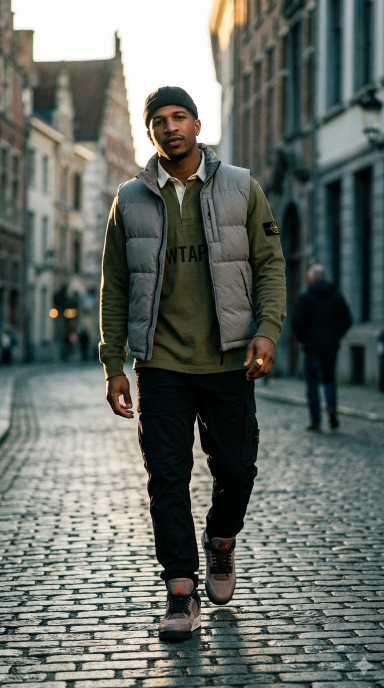
#> input picture projects/vawn/Social_Media_Exports/vawn-cobblestone-stone-island-vest-olive.png, 768 x 1376 px, given as the content of the folder C:/Users/rdyal/Vawn/Vawn Pics, which was not available (shown at 1/2 size)
$ python lyric_card_agent.py
#> lines starting #> are read from the running program, lines starting #| are printed output that depends on the picture; pictures that were not available may be replaced by others from this repository, and a replacement may not be noted
### projects/vawn/vawn_config.py
"""
vawn_config.py — Shared config, paths, and helpers for the Vawn Research Company.
"""

import json
import sys
from datetime import date, datetime
from pathlib import Path

VAWN_DIR = Path(r"C:\Users\rdyal\Vawn")
VAWN_PICS = VAWN_DIR / "Vawn Pics"
RESEARCH_DIR = VAWN_DIR / "research"
EXPORTS_DIR = VAWN_DIR / "Social_Media_Exports"
CONFIG_FILE = VAWN_DIR / "config.json"
CREDS_FILE = VAWN_DIR / "credentials.json"

DAILY_BRIEF = RESEARCH_DIR / "daily_brief.json"
CONTENT_CALENDAR = RESEARCH_DIR / "content_calendar.json"
ENGAGEMENT_LOG = RESEARCH_DIR / "engagement_log.json"
METRICS_LOG = RESEARCH_DIR / "metrics_log.json"
RESEARCH_LOG = RESEARCH_DIR / "research_log.json"
NOTEBOOKLM_STATE = RESEARCH_DIR / "notebooklm_state.json"

CATALOG_HTML = Path(
    r"C:\Users\rdyal\AppData\Roaming\Claude\local-agent-mode-sessions"
    r"\0d5764c2-382f-48eb-875d-761cc921ef55"
    r"\c5698935-ad26-414c-9f36-80b1831d1e37"
    r"\local_7329a933-2b6e-4f75-b000-a7611d71b068"
    r"\outputs\vawn-catalog.html"
)

EXPORT_FOLDER = "Social_Media_Exports"  # single 1080×1920 (9:16) for all platforms

PILLAR_SCHEDULE = {
    0: "Awareness",
    1: "Lyric",
    2: "BTS",
    3: "Engagement",
    4: "Conversion",
    5: "Audience",
    6: "Video",
}

COMPARABLE_ARTISTS = ["JID", "6LACK", "Killer Mike", "Dreamville", "Baby Keem", "Smino", "Saba"]

VAWN_PROFILE = """Vawn is a Brooklyn-raised, Atlanta-based hip-hop artist. Wife and 1-year-old twin girls.
Sound: psychedelic boom bap, authoritative Atlanta trap, polished trap-soul, orchestral soul hip-hop. NO gospel.
Cadence: T.I. authority + J. Cole depth.
Thematic territories: Fear of Failure, Dependability, Love, Journey.
Brand: anti-hype, quiet authority, pattern recognition, long-game mentality, earned confidence.
11-track debut album in progress."""


def load_json(path):
    p = Path(path)
    if p.exists():
        return json.loads(p.read_text(encoding="utf-8"))
    return {}


def save_json(path, data):
    Path(path).write_text(json.dumps(data, indent=2, default=str), encoding="utf-8")


# [4 lines left out: function get_anthropic_client, not called in this run]


def log_run(agent_name, status, detail=""):
    log = load_json(RESEARCH_LOG)
    today = str(date.today())
    if today not in log:
        log[today] = []
    log[today].append({
        "agent": agent_name,
        "status": status,
        "detail": detail[:500],
        "time": datetime.now().isoformat(),
    })
    save_json(RESEARCH_LOG, log)


def today_str():
    return str(date.today())

### projects/vawn/lyric_card_agent.py
"""
lyric_card_agent.py — Renders lyric card images (bar text on Vawn photo).
Reads content_calendar.json for today's lyric, renders to all 8 export folders.
Schedule: Windows Task Scheduler, 6:30am daily.
"""

import os
import random
import sys
sys.path.insert(0, r"C:\Users\rdyal\Vawn")
from pathlib import Path
from PIL import Image, ImageDraw, ImageFont, ImageFilter
from vawn_config import (
    load_json, CONTENT_CALENDAR, VAWN_DIR, VAWN_PICS, EXPORTS_DIR,
    log_run, today_str,
)

# Single output: 1080×1920 (9:16) for all platforms
TARGET_W, TARGET_H = 1080, 1920


def pick_base_image(keywords=None):
    images = [
        f for f in os.listdir(VAWN_PICS)
        if f.lower().endswith((".png", ".jpg", ".jpeg"))
        and f.startswith("vawn-")
    ]
    if not images:
        raise RuntimeError("No vawn- prefixed images found in Vawn Pics folder")
    if keywords:
        kw_lower = [k.lower() for k in keywords]
        matched = [f for f in images if any(k in f.lower() for k in kw_lower)]
        if matched:
            images = matched
    return VAWN_PICS / random.choice(images)


def get_font(size):
    for path in [
        "C:/Windows/Fonts/arialbd.ttf",
        "C:/Windows/Fonts/Arial_Bold.ttf",
        "C:/Windows/Fonts/verdanab.ttf",
    ]:
        try:
            return ImageFont.truetype(path, size)
        except Exception:
            continue
    return ImageFont.load_default()


def wrap_text(text, font, max_width, draw):
    words = text.split()
    lines = []
    current = ""
    for word in words:
        test = f"{current} {word}".strip()
        bbox = draw.textbbox((0, 0), test, font=font)
        if bbox[2] - bbox[0] <= max_width:
            current = test
        else:
            if current:
                lines.append(current)
            current = word
    if current:
        lines.append(current)
    return lines


# [154 lines left out: functions _render_classic, _render_minimal, _render_split, not called in this run]


def _render_bold(img, bar_text, target_w, target_h):
    """Template 4: BOLD — full photo darkened to 40% opacity, very large centered text, no overlay box."""
    bg = img.copy().resize((target_w, target_h), Image.LANCZOS)
    # Darken to 40% opacity (keep 40% of pixel brightness)
    bg = bg.point(lambda p: int(p * 0.40))

    draw = ImageDraw.Draw(bg)
    margin = int(target_w * 0.08)
    max_text_w = target_w - (margin * 2)

    bar_font_size = max(48, target_h // 16)
    bar_font = get_font(bar_font_size)
    lines = wrap_text(f'"{bar_text}"', bar_font, max_text_w, draw)

    attr_font_size = max(24, target_h // 36)
    attr_font = get_font(attr_font_size)

    line_height = bar_font_size + 10
    text_block_h = len(lines) * line_height
    attr_gap = 24
    total_h = text_block_h + attr_gap + attr_font_size

    # Center everything vertically and horizontally
    start_y = (target_h - total_h) // 2

    y = start_y
    for line in lines:
        bbox = draw.textbbox((0, 0), line, font=bar_font)
        tw = bbox[2] - bbox[0]
        x = (target_w - tw) // 2
        # Drop shadow for readability
        draw.text((x + 3, y + 3), line, font=bar_font, fill=(0, 0, 0))
        draw.text((x, y), line, font=bar_font, fill=(255, 255, 255))
        y += line_height

    # Attribution — centered below
    y += attr_gap
    attr_text = "— VAWN"
    bbox = draw.textbbox((0, 0), attr_text, font=attr_font)
    tw = bbox[2] - bbox[0]
    draw.text(((target_w - tw) // 2, y), attr_text, font=attr_font, fill=(201, 168, 76))

    return bg


def render_lyric_card(img_path, bar_text, track_name, target_w, target_h, template=1):
    """Render a lyric card using one of 4 visual templates.

    Args:
        img_path: Path to the base Vawn photo.
        bar_text: The lyric quote to display.
        track_name: Kept for backward compatibility — never displayed.
        target_w: Output width (1080).
        target_h: Output height (1920).
        template: Visual template 1-4 (CLASSIC, MINIMAL, SPLIT, BOLD).

    Returns:
        PIL Image of the rendered card.
    """
    img = Image.open(img_path).convert("RGB")

    if template == 2:
        return _render_minimal(bar_text, target_w, target_h)
    elif template == 3:
        return _render_split(img, bar_text, target_w, target_h)
    elif template == 4:
        return _render_bold(img, bar_text, target_w, target_h)
    else:
        return _render_classic(img, bar_text, target_w, target_h)


def main():
    print("\n=== Lyric Card Agent ===\n")

    calendar = load_json(CONTENT_CALENDAR)
    today = today_str()

    entry = None
    for day in calendar.get("calendar", []):
        if day.get("date") == today:
            entry = day
            break

    if not entry:
        print("[WARN] No calendar entry for today — using fallback")
        bar = "I don't carry anger — I carry receipts"
        track = "GOT THAT IN WRITING"
        keywords = ["studio", "urban"]
    else:
        slot = entry.get("slots", {}).get("morning", {})
        bar = slot.get("anchor_line", "Still moving — that's the only code")
        track = slot.get("anchor_track", "STILL MOVING")
        keywords = slot.get("image_keyword", [])

    img_path = pick_base_image(keywords)
    print(f"[OK] Base image: {img_path.name}")
    print(f"[OK] Bar: {bar}")

    template = random.randint(1, 4)
    print(f"[OK] Template: {template}")

    filename = f"lyric-card-{today}.png"

    EXPORTS_DIR.mkdir(exist_ok=True)
    card = render_lyric_card(img_path, bar, "", TARGET_W, TARGET_H, template=template)
#> in render_lyric_card, img is the input picture: PIL image 768x1376 RGB; mean R, G, B 101.3, 107.5, 101.3
#> in _render_bold, `bg = bg.point(lambda p: int(p * 0.40))`:
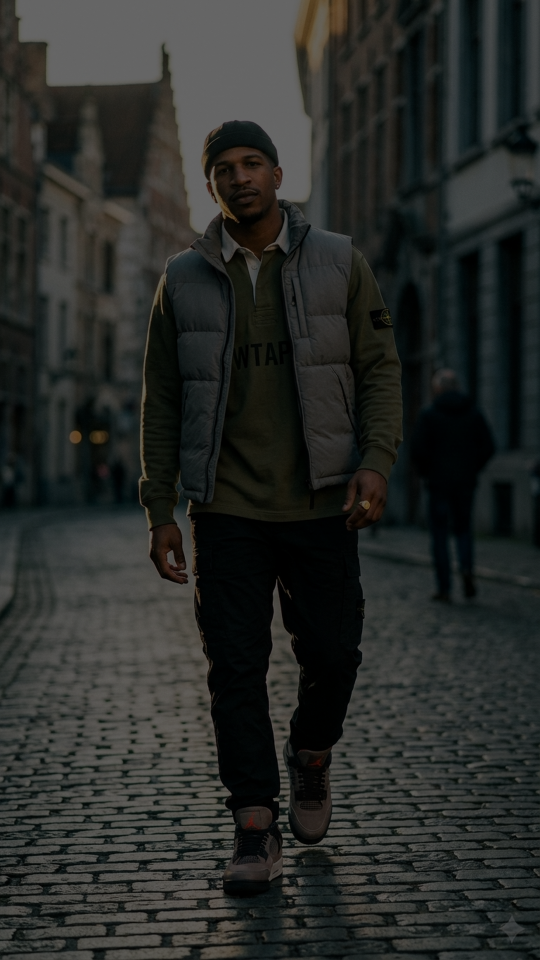
#> bg: PIL image 1080x1920 RGB (shown at 1/2 size); mean R, G, B 40.1, 42.6, 40.1
#> in _render_bold, `lines = wrap_text(f'"{bar_text}"', bar_font, max_text_w, draw)`: lines = ['"I don\'t carry', 'anger — I', 'carry receipts"']
#> in _render_bold, `text_block_h = len(lines) * line_height`: text_block_h = 390
#> in _render_bold, `total_h = text_block_h + attr_gap + attr_font_size`: total_h = 467
#> in _render_bold, `start_y = (target_h - total_h) // 2`: start_y = 726
#> the loop in _render_bold, `for line in lines:` made 3 passes
#> (line, bbox, tw, x, y) on passes 1 to 3: ('"I don\'t carry', (0, 21, 780, 137), 780, 150, 856), ('anger — I', (0, 25, 581, 137), 581, 249, 986), ('carry receipts"', (0, 21, 880, 137), 880, 100, 1116)
#> after the loop in _render_bold, `for line in lines:`: y = 1116
#> in _render_bold, `y += attr_gap`: y = 1140
#> in _render_bold, `bbox = draw.textbbox((0, 0), attr_text, font=attr_font)`: bbox = (0, 11, 228, 50)
#> in _render_bold, `tw = bbox[2] - bbox[0]`: tw = 228
#> in render_lyric_card, `return _render_bold(img, bar_text, target_w, target_h)`:
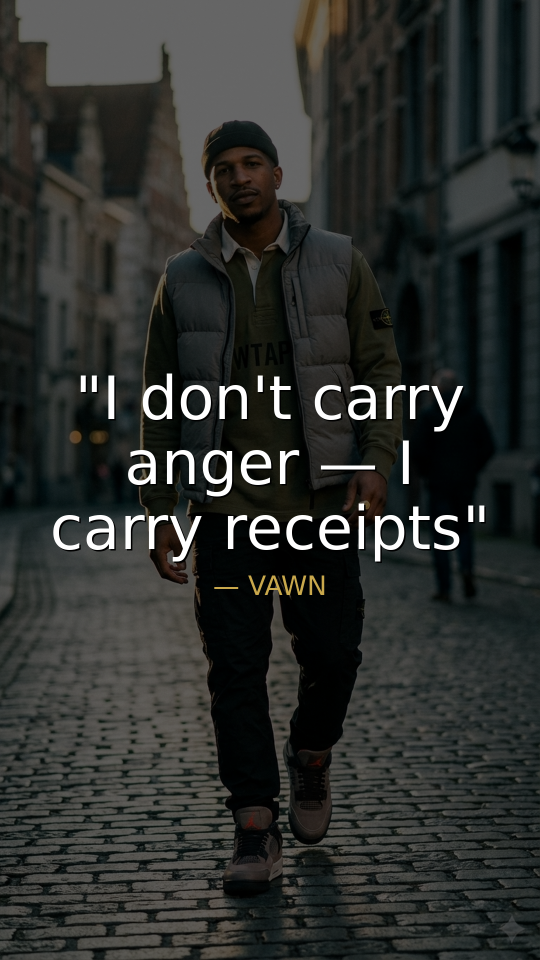
#> returned value: PIL image 1080x1920 RGB (shown at 1/2 size); mean R, G, B 45.5, 47.9, 45.3
    out_path = EXPORTS_DIR / filename
    card.save(out_path, quality=95)

    log_run("LyricCardAgent", "ok", f"exported: {filename}")
    print(f"\n[OK] Lyric card exported as '{filename}' to Social_Media_Exports")


if __name__ == "__main__":
    main()

$ run again, on projects/vawn/Social_Media_Exports/Instagram_Reel_1080x1920_9-16/vawn-profile-closeup-headphones-dark.png
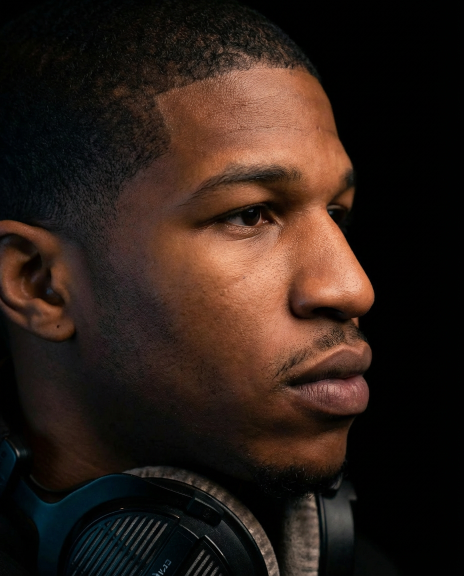
#> input picture projects/vawn/Social_Media_Exports/Instagram_Reel_1080x1920_9-16/vawn-profile-closeup-headphones-dark.png, 928 x 1152 px, given as the content of the folder C:/Users/rdyal/Vawn/Vawn Pics, which was not available (shown at 1/2 size)
#> in render_lyric_card, img is the input picture: PIL image 928x1152 RGB; mean R, G, B 45, 31, 24
#> in _render_bold, `bg = bg.point(lambda p: int(p * 0.40))`:
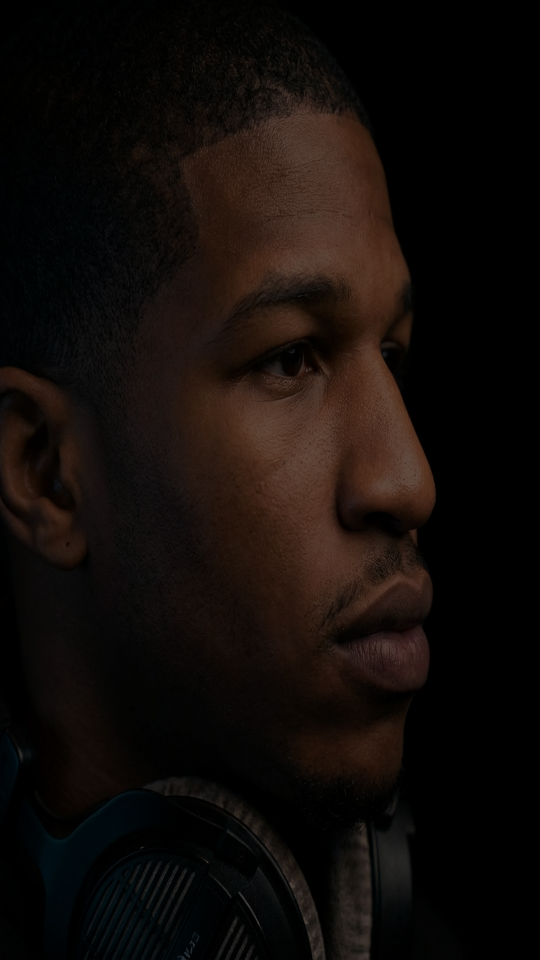
#> bg: PIL image 1080x1920 RGB (shown at 1/2 size); mean R, G, B 17.7, 12, 9.2
#> lines = ['"I don\'t carry', 'anger — I', 'carry receipts"']
#> text_block_h = 390
#> total_h = 467
#> start_y = 726
#> the loop in _render_bold, `for line in lines:` made 3 passes
#> (line, bbox, tw, x, y) on passes 1 to 3: ('"I don\'t carry', (0, 21, 780, 137), 780, 150, 856), ('anger — I', (0, 25, 581, 137), 581, 249, 986), ('carry receipts"', (0, 21, 880, 137), 880, 100, 1116)
#> after the loop in _render_bold, `for line in lines:`: y = 1116
#> in _render_bold, `y += attr_gap`: y = 1140
#> in _render_bold, `bbox = draw.textbbox((0, 0), attr_text, font=attr_font)`: bbox = (0, 11, 228, 50)
#> in _render_bold, `tw = bbox[2] - bbox[0]`: tw = 228
#> in render_lyric_card, `return _render_bold(img, bar_text, target_w, target_h)`:
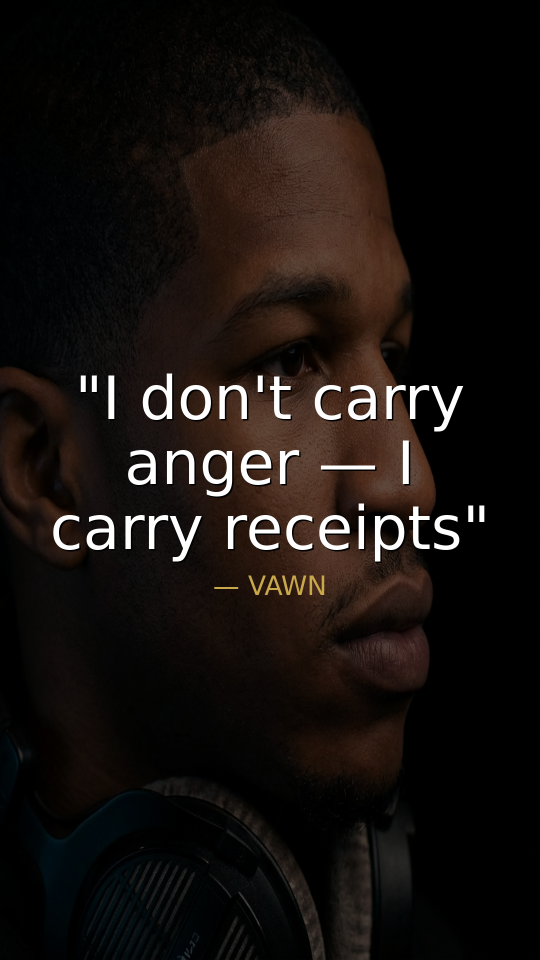
#> returned value: PIL image 1080x1920 RGB (shown at 1/2 size); mean R, G, B 22.5, 17.2, 14.5
